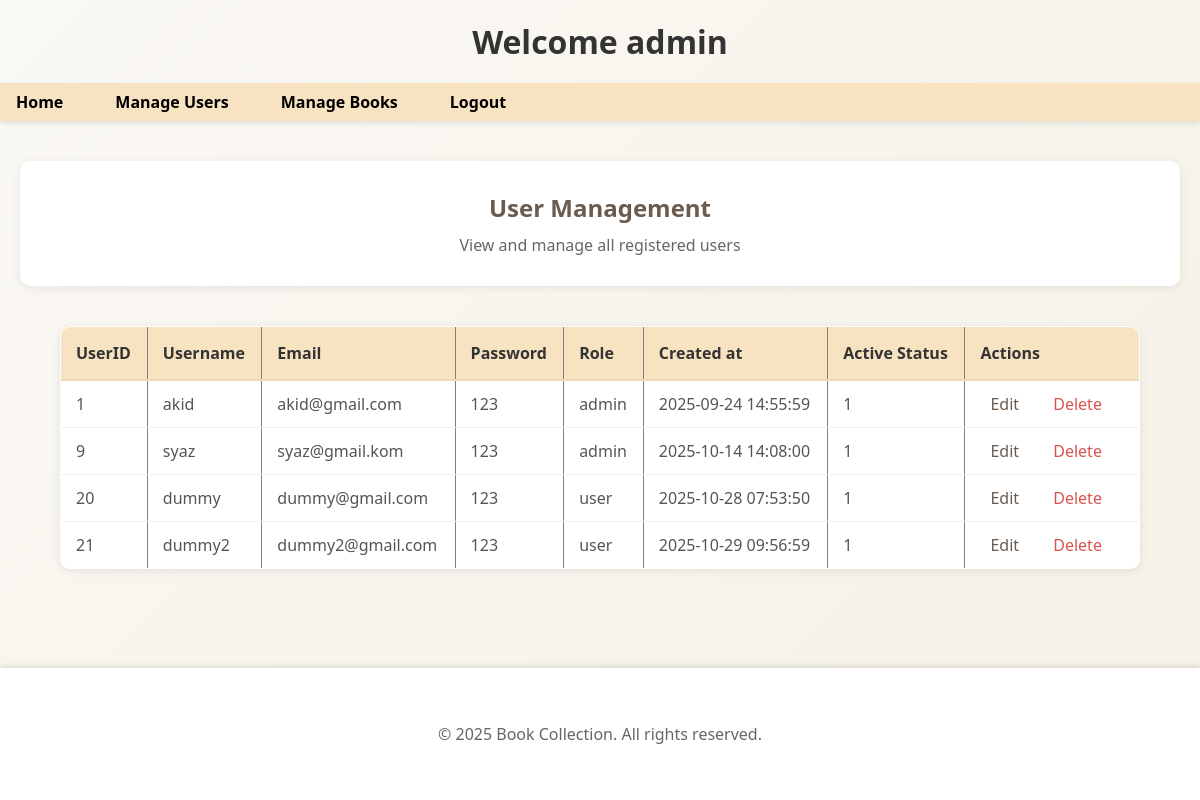
Screenshot of /manage_user.php with the database file from the repository.
### tables this page shows
CREATE TABLE `users` (
  `UserID` int(11) NOT NULL,
  `username` varchar(50) NOT NULL,
  `email` varchar(100) NOT NULL,
  `password` varchar(255) NOT NULL,
  `created_at` datetime DEFAULT current_timestamp(),
  `is_active` tinyint(1) DEFAULT 1,
  `role` varchar(20) DEFAULT 'user'
);

### lbms.php (called while the page is built, shortened)
<?php
$host = '127.0.0.1';
$dbname = 'lbms';
$username = 'root';
$password = '';
$conn = new mysqli($host, $username, $password, $dbname);
function getAllUsers() {
    global $conn;
    $sql = "SELECT * FROM users";
    $result = $conn->query($sql);
    return $result->fetch_all(MYSQLI_ASSOC);
}
?>

### manage_user.php (the view, shortened to what this page needs)
<?php
require 'lbms.php';
$users = getAllUsers();
?>
<html>
<body>
    <header>
        <h1>Welcome admin</h1>
        <nav>
            <ul>
                <li><a href="admin_index.php">Home</a></li>
                <li><a href="manage_user.php">Manage Users</a></li>
                <li><a href="manage_book.php">Manage Books</a></li>
                <li><a href="admin_logout.php">Logout</a></li>
            </ul>
        </nav>
    </header>
    <div class="container">
        <div class="card">
            <h2>User Management</h2>
            <p style="color: #666;">View and manage all registered users</p>
        </div>
    </div>
    <table border="1" align=center>
        <tr>
            <th>UserID</th>
            <th>Username</th>
            <th>Email</th>
            <th>Password</th>
            <th>Role</th>
            <th>Created at</th>
            <th>Active Status</th>
            <th>Actions</th>
        </tr>
        <?php foreach ($users as $user): ?>
            <tr>
                <td><?php echo $user['UserID']; ?></td>
                <td><?php echo $user['username']; ?></td>
                <td><?php echo $user['email']; ?></td>
                <td><?php echo $user['password']; ?></td>
                <td><?php echo $user['role']; ?></td>
                <td><?php echo $user['created_at']; ?></td>
                <td><?php echo $user['is_active']; ?></td>
                <td><a href="admin_editUser.php?id=<?php echo $user['UserID']; ?>">Edit</a>
                <a href="admin_deleteUser.php?id=<?php echo $user['UserID']; ?>" onclick="return confirm('Are you sure you want to delete this user?');">Delete</a>
            </tr>
        <?php endforeach; ?>
    </table>
    <footer class="bg-white mt-12 py-6 shadow-inner">
        <div class="container mx-auto px-4 text-center text-gray-600">
            <p>&copy; <?php echo date('Y'); ?> Book Collection. All rights reserved.</p>
        </div>
    </footer>
</body>
</html>

### manage_user.php (style rules this page uses)
* { margin: 0; padding: 0; box-sizing: border-box; }
body { font-family: 'Segoe UI', Tahoma, Geneva, Verdana, sans-serif; background: linear-gradient(135deg, #faf8f3 0%, #f5f1e8 100%); min-height: 100vh; }
h1 { text-align: center; padding: 20px; color: #333; }
nav ul { background-color: #f7e3c2ff; display: flex; list-style: none; margin: 0; padding: 0; gap: 20px; box-shadow: 0 2px 5px rgba(0, 0, 0, 0.1); }
nav ul li a { text-decoration: none; color: #000000ff; font-weight: bold; padding: 8px 16px; display: block; }
.container { max-width: 1200px; margin: 40px auto; padding: 0 20px; }
.card { background: white; padding: 30px; border-radius: 10px; box-shadow: 0 2px 10px rgba(0, 0, 0, 0.08); text-align: center; margin-bottom: 30px; }
.card h2 { color: #6b5b4f; margin-bottom: 10px; }
table { background: white; border-collapse: collapse; border-radius: 10px; overflow: hidden; box-shadow: 0 2px 10px rgba(0, 0, 0, 0.08); margin: 40px auto; width: 90%; max-width: 1200px; }
table th { background-color: #f7e3c2ff; color: #333; font-weight: bold; padding: 15px; text-align: left; border-bottom: 2px solid #eddbb8; }
table td { padding: 12px 15px; border-bottom: 1px solid #f0f0f0; color: #555; }
table tr:last-child td { border-bottom: none; }
table td a { color: #6b5b4f; text-decoration: none; font-weight: 500; margin-right: 10px; padding: 5px 10px; border-radius: 5px; transition: background-color 0.3s; }
table td a:last-child { color: #d9534f; }
footer { background-color: white; padding: 15px; box-shadow: 0 -2px 5px rgba(0, 0, 0, 0.1); text-align: center; color: #666; position: fixed; bottom: 0; left: 0; width: 100%; }
footer p { margin: 0; }

### rows the page displays
users: UserID "1", username "akid", email "akid@gmail.com", password "123", role "admin", created_at "2025-09-24 14:55:59", is_active "1"
users: UserID "9", username "syaz", email "syaz@gmail.kom", password "123", role "admin", created_at "2025-10-14 14:08:00", is_active "1"
users: UserID "20", username "dummy", email "dummy@gmail.com", password "123", role "user", created_at "2025-10-28 07:53:50", is_active "1"
users: UserID "21", username "dummy2", email "dummy2@gmail.com", password "123", role "user", created_at "2025-10-29 09:56:59", is_active "1"
